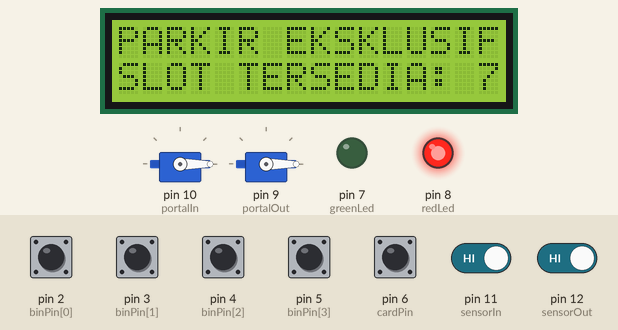
This sketch was run on a simulated Arduino Uno, built with avr-gcc and run on an emulated ATmega328P. On the bench: 16×2 character LCD, 2 × servo, output pins drawn as LEDs (lit = HIGH). Dashed ring = blinking. Inputs (shaded band) come from the test bench; at power-on: pin 2 (binPin[0]), pin 3 (binPin[1]), pin 4 (binPin[2]), pin 5 (binPin[3]), pin 6 (cardPin), pin 11 (sensorIn), pin 12 (sensorOut) HIGH.

Above: at 1.2 s.
1.3 s: pin 11 (sensorIn) driven LOW
At 1.7 s:
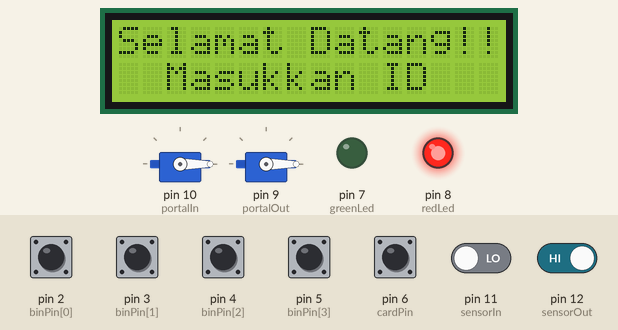
2.8 s: pin 6 (cardPin) pulled LOW for 0.15 s
At 4.5 s:
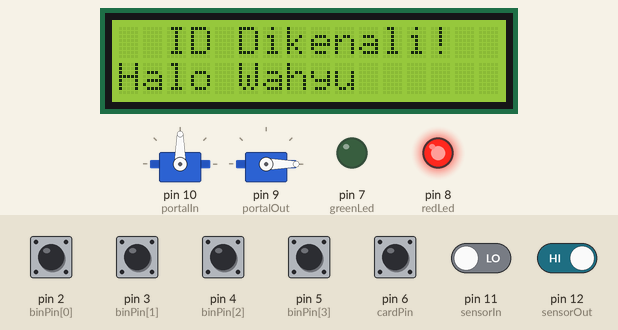
4.8 s: pin 11 (sensorIn) driven HIGH
At 5.3 s:
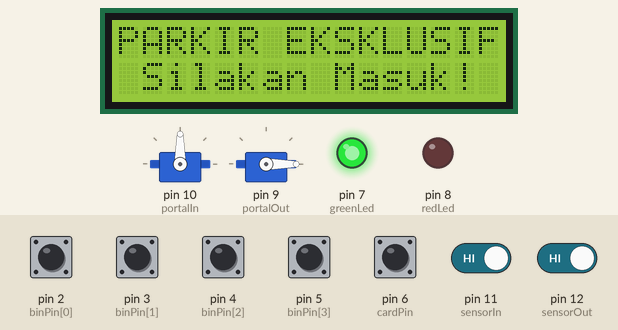
7.8 s: pin 12 (sensorOut) driven LOW
At 8.5 s:
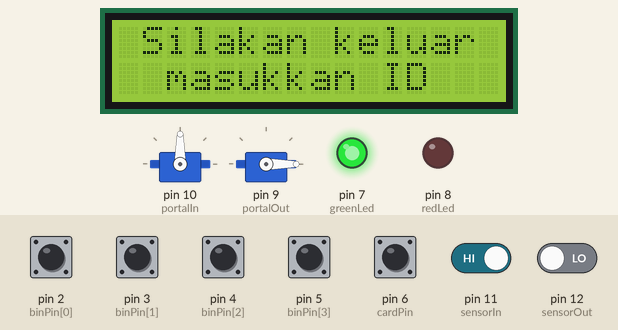
9.3 s: pin 6 (cardPin) pulled LOW for 1 s
At 10.6 s:
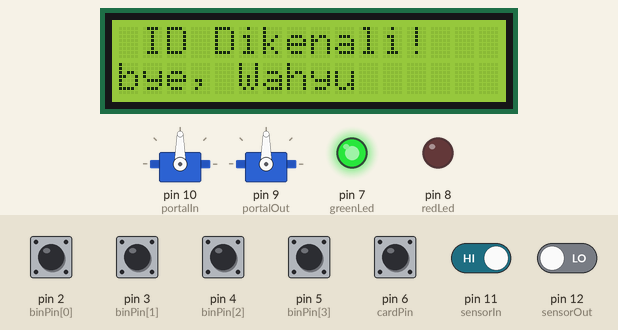
11.8 s: pin 12 (sensorOut) driven HIGH
At 12.7 s:
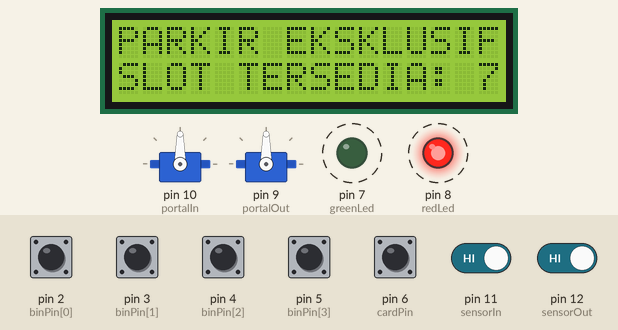
Timing chart, 0 to 15.8 s (numbered marks = the images above; inputs shaded):
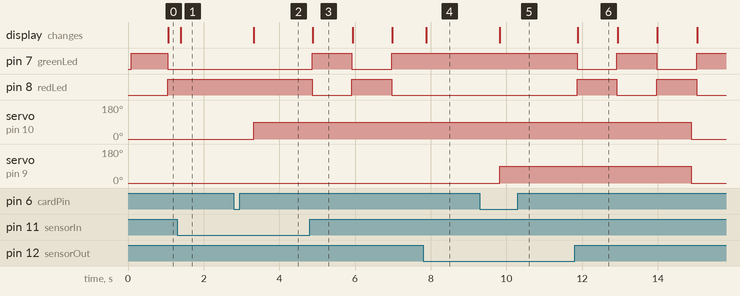

The sketch:

V2_PROJEK_AKHIR_DONE_FIX_FIX.ino
```cpp
/*-------------------------------------------------------------------------------*/
/*---Sistem Pendataan Parkir dengan identitas Kartu Biner Berbasis Arduino Uno---*/
/*-------------------Source Code by Kelompok 3 Mikrokontroler--------------------*/
/*-----------------------Modified & Adapted by Habib M.Z.------------------------*/
/*------------------------------------V2.2---------------------------------------*/
/*-------------------------------------------------------------------------------*/

//-----------------------Deklarasi Library Layar LCD I2C-------------------------//
#include <Wire.h>
#include <LiquidCrystal_I2C.h>
LiquidCrystal_I2C lcd(0x27, 16, 2);

//---------------------------Deklarasi Library Servo-----------------------------//
#include <Servo.h>
Servo servoMasuk;
Servo servoKeluar;
uint8_t portalIn = 10;
uint8_t portalOut = 9;
unsigned long portalMillis = 0;

//------------------------Deklarasi Pin LED dan Sensor---------------------------//
uint8_t redLed = 8;
uint8_t greenLed = 7;
uint8_t sensorIn = 11;
uint8_t sensorOut = 12;

//--------------------Deklarasi Variabel dan pin Input Biner---------------------//
uint8_t binPin[4] = {2, 3, 4, 5};
uint8_t cardPin = 6;

uint8_t carCount = 0;
const uint8_t IdValid[7] = {0b0001, 0b0010, 0b0100, 0b0111, 0b1000, 0b1100, 0b1111};
String namaId[7] =         {"Udin", "Agus", "Miftah", "Tama", "Onana", "Asep", "Wahyu"};

//===============================================================================//
//=================================Void Setup()==================================//
void setup() {
  //----------------------Setup Serial Monitor dan Layar LCD-----------------------//
//  Serial.begin(9600);
  lcd.begin();
  lcd.backlight();

  //----------------------Setup pin sebagai Input atau Output----------------------//
  for (int i = 0; i < 4; i++) {
    pinMode(binPin[i], INPUT_PULLUP);
  }
  pinMode(cardPin, INPUT_PULLUP);
  pinMode(sensorIn, INPUT_PULLUP);
  pinMode(sensorOut, INPUT_PULLUP);
  pinMode(greenLed, OUTPUT);
  pinMode(redLed, OUTPUT);

  //---------------------Setup Pin Servo dan Posisi Awal Servo---------------------//
  servoMasuk.attach(portalIn);
  servoMasuk.write(0);
  servoKeluar.attach(portalOut);
  servoKeluar.write(0);
}

//===============================================================================//
//=================================Void Loop()===================================//
void loop() {
  //-----------------Pengecekan Keadaan Kendaraan dan Tempat Parkir----------------//
  if (!digitalRead(sensorIn) && (carCount < 7)) {
    modeMasuk();
  }
  else if (!digitalRead(sensorOut) && (carCount > 0)) {
    modeKeluar();
  }
  else {
    modeStandby();
  }

  //-------------------Millis Untuk Penutupan Portal Masuk/Keluar------------------//
  if ((portalMillis != 0) && (millis() - portalMillis >= 5000)) {
    bukaPortal(0);
  }
  delay(50);
}

//===============================================================================//
//======================Fungsi untuk Handle kendaraan Masuk======================//
void modeMasuk() {
  uint8_t memberBin, memberIndex;
  bool statMember = false;

  lcd.clear();
  lcd.setCursor(0, 0);
  lcd.print("Selamat Datang!!");
  lcd.setCursor(2, 1);
  lcd.print("Masukkan ID");
//  Serial.print("Kendaraan Masuk: ");

  unsigned long startTime = millis();
  while (digitalRead(cardPin)) {
    if ((millis() - startTime > 3000) && (digitalRead(sensorIn))) {
      lcd.clear();
      lcd.setCursor(0, 0);
      lcd.print("Maaf ID Timeout!");
      lcd.setCursor(2, 1);
      lcd.print("Mohon Ulang");
      delay(2000);
      return;
    }
  }
  delay(500);
  memberBin = bacaBiner();

  for (int i = 0; i < 8; i++) {
    if (memberBin == IdValid[i]) {
      statMember = true;
      memberIndex = i;
      break;
    }
  }

  if (statMember) {
    carCount++;
    bukaPortal(1);
    lcd.clear();
    lcd.setCursor(2, 0);
    lcd.print("ID Dikenali!");
    lcd.setCursor(0, 1);
    lcd.print("Halo ");
    lcd.print(namaId[memberIndex]);
//    Serial.println("Member telah masuk");
  } else {
    lcd.clear();
    lcd.setCursor(3, 0);
    lcd.print("Mohon Maaf");
    lcd.setCursor(0, 1);
    lcd.print("ID Tidak Dikenal");
//    Serial.println("Ditolak - ID tidak Dikenal");
  }
  while (!digitalRead(cardPin) || !digitalRead(sensorIn));
//  delay(1000);
}

//===============================================================================//
//=====================Fungsi untuk Handle kendaraan Keluar======================//
void modeKeluar() {
  uint8_t memberBin, memberIndex;
  bool statMember;

  lcd.clear();
  lcd.setCursor(1, 0);
  lcd.print("Silakan keluar");
  lcd.setCursor(2, 1);
  lcd.print("masukkan ID ");
//  Serial.print("Kendaraan Keluar: ");

  unsigned long startTime = millis();
  while (digitalRead(cardPin)) {
    if ((millis() - startTime > 3000) && digitalRead(sensorOut)) {
      lcd.clear();
      lcd.setCursor(0, 0);
      lcd.print("Maaf ID Timeout!");
      lcd.setCursor(2, 1);
      lcd.print("Mohon Ulang");
      delay(2000);
      return;
    }
  }
  delay(500);
  memberBin = bacaBiner();

  for (int i = 0; i < 8; i++) {
    if (memberBin == IdValid[i]) {
      statMember = true;
      memberIndex = i;
      break;
    }
  }

  if (statMember) {
    carCount--;
    bukaPortal(2);
    lcd.clear();
    lcd.setCursor(1, 0);
    lcd.print("ID Dikenali!");
    lcd.setCursor(0, 1);
    lcd.print("bye, ");
    lcd.print(namaId[memberIndex]);
//    Serial.println("Member Telah keluar");
  } else {
    lcd.clear();
    lcd.setCursor(3, 0);
    lcd.print("Mohon Maaf");
    lcd.setCursor(0, 1);
    lcd.print("ID Tidak Dikenal");
//    Serial.println("Ditolak - ID tidak Dikenal");
  }
  while ((digitalRead(cardPin) == LOW) || (digitalRead(sensorOut) == LOW));
//  delay(1000);
}

//===============================================================================//
//======================Fungsi untuk Handle Keadaan Standby======================//
unsigned long stateMillis = 0;
bool state;
void modeStandby() {
  lcd.setCursor(0, 0);
  lcd.print("PARKIR EKSKLUSIF");

  if (millis() - stateMillis >= 1000) {
    stateMillis = millis();
    state = !state;
  }

  if (state) {
    digitalWrite(redLed, HIGH);
    digitalWrite(greenLed, LOW);

    lcd.setCursor(0, 1);
    lcd.print("SLOT TERSEDIA: ");
    lcd.print(7 - carCount);
  }
  else {

    if (carCount < 7) {
      digitalWrite(redLed, LOW);
      digitalWrite(greenLed, HIGH);

      lcd.setCursor(0, 1);
      lcd.print(" Silakan Masuk! ");
    }
    else {
      digitalWrite(redLed, HIGH);
      digitalWrite(greenLed, LOW);

      lcd.setCursor(0, 1);
      lcd.print("Maaf Slot Penuh!");
    }
  }
}

//===============================================================================//
//==============Fungsi untuk Mengatur keadaan Portal Masuk/Keluar================//
void bukaPortal(uint8_t lok) {
  if (lok == 1) {
//    Serial.println("Portal masuk Terbuka");
    servoMasuk.write(90);
    portalMillis = millis();
  }
  else if (lok == 2) {
//    Serial.println("Portal keluar Terbuka");
    servoKeluar.write(90);
    portalMillis = millis();
  }
  else {
//    Serial.println("Portal tertutup");
    servoMasuk.write(0);
    servoKeluar.write(0);
    portalMillis = 0;
  }
}

//===============================================================================//
//=================Fungsi untuk Membaca nilai Biner Pengguna=====================//
int bacaBiner() {
  bool b0 = digitalRead(binPin[0]);
  bool b1 = digitalRead(binPin[1]);
  bool b2 = digitalRead(binPin[2]);
  bool b3 = digitalRead(binPin[3]);

  uint8_t nilaiBin = (b3 << 3) | (b2 << 2) | (b1 << 1) | b0;
//  Serial.print(b3); Serial.print(b2); Serial.print(b1); Serial.println(b0);

  return nilaiBin;
}
```

Measured:
- after the input at 1.3 s, pin 7 (greenLed): stays LOW (without the input it goes to HIGH after 0.81 s); pin 8 (redLed): stays HIGH (without the input it goes to LOW after 0.81 s); the display: changes after 0.09 s (image 1)
- after the input at 2.8 s, servo on pin 10 (portalIn): 0° → 90° after 0.52 s; the display: changes after 0.53 s (image 2)
- after the input at 4.8 s, pin 7 (greenLed): LOW → HIGH after 0.07 s, → LOW 1.1 s later, → HIGH 1.1 s later; pin 8 (redLed): HIGH → LOW after 0.07 s, → HIGH 1.1 s later, → LOW 1.1 s later; the display: changes after 0.08 s (image 3)
- after the input at 7.8 s, pin 7 (greenLed): stays HIGH (without the input it goes to LOW after 0.22 s); pin 8 (redLed): stays LOW (without the input it goes to HIGH after 0.22 s); servo on pin 10 (portalIn): stays 90° (without the input it goes to 0° after 0.56 s); the display: changes after 0.07 s (image 4)
- after the input at 9.3 s, servo on pin 9 (portalOut): 0° → 90° after 0.52 s; the display: changes after 0.52 s (image 5)
- after the input at 11.8 s, pin 7 (greenLed), pin 8 (redLed): alternates HIGH for 1.1 s and LOW for 1.1 s, starting after 0.07 s; servo on pin 10 (portalIn), servo on pin 9 (portalOut): 90° → 0° after 3.1 s; the display: changes after 0.08 s (image 6)
- what the display in image 3 shows lasts 1.0 s, from 4.9 s to 5.9 s
